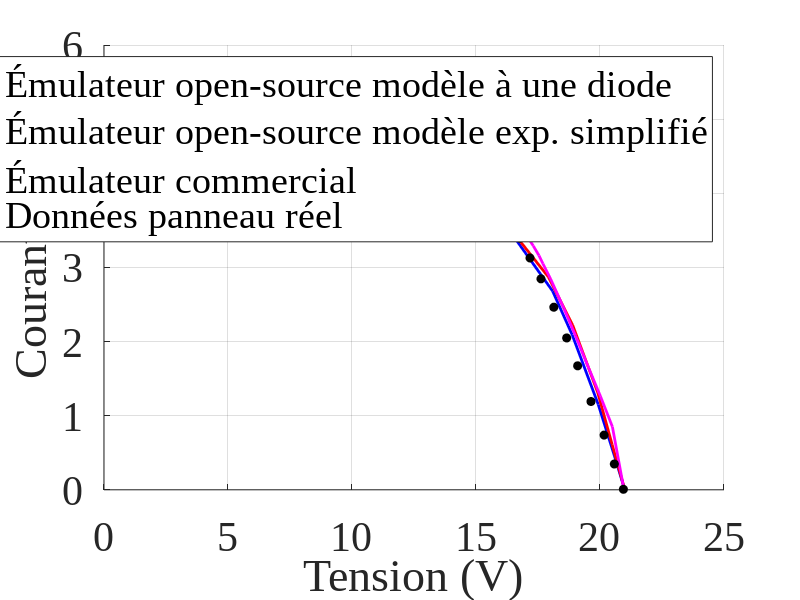

Write MATLAB code to recreate this figure.
% Script MATLAB : comparaison des 3 courbes + points expérimentaux
clear; clc; close all

%% 1) Affichage des trois courbes + points expérimentaux
figure('Color','w','Position',[100 100 900 500]);
hold on; grid on;

% % Émulateur complet
% V_complet = [
%     0
%     13.13;
%     18.31;
%     20.56;
%     21.88;
%     22.68;
%     23.52;
%     24.61;
%     25.46;
%     26.1;
%     26.69;
%     27.24;
%     27.52;
%     27.75;
%     28.18;
% 
%    ];
% 
% I_complet = [
%     4.12;
%     4.03;
%     3.96;
%     3.87;
%     3.72;
%     3.63;
%     3.38;
%     3;
%     2.7;
%     2.19;
%     1.72;
%     0.99;
%     0.59;
%     0.26;
%     0;
% ];

% % Émulateur complet - KC85TS
% V_complete = [
%     0
%     13.20;
%     14.49;
%     15.37;
%     16.52;
%     17.29;
%     18.48;
%     19.51;
%     20.11;
%     20.73;
%     21.23;
%     21.55
%     21.7
% ];
% 
% I_complete = [
%     5.34
%     5.33;
%     5.31;
%     5.28;
%     5.15;
%     5.04;
%     4.29;
%     3.60;
%     2.77;
%     1.85;
%     0.89;
%     0.29
%     0
% ];

% Émulateur complet - Uni‑Solar ES‑62T (S = 1000 W/m^2 et T = 25°C)
V_complete = [
    0
    11.90;
    12.39;
    13.38;
    14.47;
    15.04;
    16.60;
    18.09;
    18.88;
    19.93;
    20.58;
    21;
];

I_complete = [
    5.1;
    4.62;
    4.56;
    4.44;
    4.21;
    4.08;
    3.38;
    2.68;
    2.09;
    1.15;
    0.46;
    0;
];



h1 = plot(V_complete,  I_complete,   '-b',  'LineWidth',2);     
% % Émulateur simple 
% V_simple = [
%     0
%     15.59;
%     17.23;
%     18.55;
%     19.60;
%     20.42;
%     21.61;
%     22.88;
%     24.18;
%     25.40;
%     26.10;
%     26.69;
%     27.49;
%     27.97
%     28.18;
% ];
% 
% I_simple = [
%     4.12;
%     4.08;
%     4.06;
%     4.03;
%     3.98;
%     3.94;
%     3.80;
%     3.63;
%     3.18;
%     2.76;
%     2.27;
%     1.84;
%     0.87;
%     0.26;
%     0;
% ];

% % Émulateur simple - KC85TS
% V_simple = [
%     0
%     13.24;
%     14.25;
%     15.19;
%     15.95;
%     17.23;
%     18.29;
%     19.49;
%     20.09;
%     20.62;
%     21.11;
%     21.58
%     21.7
% ];
% 
% I_simple = [
%     5.34
%     5.31;
%     5.29;
%     5.26;
%     5.20;
%     5.04;
%     4.61;
%     4.06;
%     3.36;
%     2.71;
%     1.48;
%     0.29
%     0
% ];

% Émulateur simple -Uni‑Solar ES‑62T (S = 1000 W/m^2 et T = 25°C)
V_simple = [
    0;
    10.14;
    11.60;
    12.88;
    14.14;
    14.96;
    16.69;
    17.92;
    18.90;
    19.91;
    20.49;
    21;
];

I_simple = [
    5.1;
    4.81;
    4.69;
    4.53;
    4.29;
    4.11;
    3.39;
    2.87;
    2.22;
    1.31;
    0.61;
    0;
];


h2 = plot(V_simple, I_simple, '-r', 'LineWidth',2);  % plot modèle exponentielle simple

% % Émulateur commercial
% V_commercial = [
%     0;
%     1.43;
%     4.82;
%     9.5;
%     15.9;
%     18.72;
%     19.9;
%     20.51;
%     22.06;
%     23.07;
%     23.95;
%     24.58;
%     24.79;
%     25.39;
%     25.90;
%     26.43;
%     27.00;
%     27.57;
%     28.09;
%     28.18;
%    ];
% 
% I_commercial = [
%     4.12;
%     4.11;
%     4.09;
%     4.05;
%     3.97;
%     3.89;
%     3.85;
%     3.83;
%     3.73;
%     3.61;
%     3.37;
%     2.96;
%     2.79;
%     2.3;
%     1.87;
%     1.44;
%     0.97;
%     0.5;
%     0.07;
%     0;
% 
% ];

% Émulateur commercial - Uni‑Solar ES‑62T (S = 1000 W/m^2 et T = 25°C)
V_commercial = [
    0;
    3.05;
    5.95;
    7.42;
    10.72;
    11.25;
    12.2;
    12.93;
    13.54;
    14.22;
    14.28;
    14.6;
    14.9;
    15.08;
    15.31;
    15.63;
    15.84;
    16.05;
    16.26;
    16.46;
    16.71;
    17.02;
    17.31;
    17.54;
    17.7;
    18;
    18.54;
    19.01;
    19.56;
    20.02;
    20.5;
    20.94;
    21;
];

I_commercial = [
    5.1;
    5.00;
    4.90;
    4.83;
    4.62;
    4.64;
    4.49;
    4.40;
    4.32;
    4.22;
    4.21;
    4.18;
    4.10;
    4.06;
    4.02;
    3.95;
    3.88;
    3.81;
    3.75;
    3.69;
    3.58;
    3.44;
    3.29;
    3.16;
    3.049;
    2.85;
    2.45;
    2.08;
    1.63;
    1.26;
    0.85;
    0.05;
    0;
];


h3 = plot(V_commercial, I_commercial, '-m', 'LineWidth', 2);  % plot émulateur commercial

% % Données panneau réel
% tension_orig = [
%     4.440892098500626e-16;
%     2.748058671268336;
%     4.726056945642801;
%     6.688955996548755;
%     8.531061259706648;
%     10.388265746333053;
%     12.215271786022441;
%     14.057377049180333;
%     15.89948231233823;
%     17.726488352027623;
%     19.432700603968943;
%     21.25970664365834;
%     22.81492666091458;
%     24.21915444348578;
%     25.351596203623835;
%     26.197152717860224;
%     26.77092320966351;
%     27.32959447799829;
%     27.722174288179477;
%     28.175150992234713
% ];
% 
% courant_orig = [
%     4.124478442280946;
%     4.118219749652294;
%     4.118219749652295;
%     4.124478442280946;
%     4.118219749652294;
%     4.118219749652294;
%     4.055632823365785;
%     4.055632823365784;
%     3.9993045897079256;
%     3.9993045897079265;
%     3.9993045897079256;
%     3.880389429763558;
%     3.6488178025034763;
%     3.235744089012516;
%     2.7162726008344906;
%     2.1842837273991638;
%     1.6648122392211393;
%     1.0764951321279526;
%     0.4819193324061164;
%     0.006258692628648532
% ];

% % Données panneau réel - KC85TS
% 
% V_pannel = [
%     0.022348;
%     2.805293;
%     5.094829;
%     6.772498;
%     8.805455;
%     10.463411;
%     12.397684;
%     14.430690;
%     15.378120;
%     16.029497;
%     16.384810;
%     16.661175;
%     16.878341;
%     17.075832;
%     17.253636;
%     17.470986;
%     17.629138;
%     17.886134;
%     18.103669;
%     18.341001;
%     18.736670;
%     18.875183;
%     19.112663;
%     19.271036;
%     19.429519;
%     19.607825;
%     19.805966;
%     20.004082;
%     20.261777;
%     20.400719;
%     20.777558;
%     21.115022;
%     21.333500;
%     21.472663;
%     21.611790
% ];
% 
% I_pannel = [
%     5.206208;
%     5.190956;
%     5.172038;
%     5.160649;
%     5.141763;
%     5.122924;
%     5.104050;
%     5.070257;
%     5.051506;
%     5.032791;
%     5.017840;
%     5.002899;
%     4.984239;
%     4.946947;
%     4.894751;
%     4.820190;
%     4.741909;
%     4.615169;
%     4.484708;
%     4.335610;
%     4.052331;
%     3.944239;
%     3.750421;
%     3.605059;
%     3.426158;
%     3.221167;
%     2.986360;
%     2.759006;
%     2.419843;
%     2.181317;
%     1.622264;
%     1.033402;
%     0.615983;
%     0.310376;
%     0.015949
% ];

% Données panneau réel - Uni‑Solar ES‑62T (S = 1000 W/m^2 et T = 25°C)
V_pannel = [
    0.02882096069869089;
    0.8934497816593896;
    1.9021834061135388;
    2.786026200873363;
    3.881222707423584;
    5.0340611353711795;
    6.052401746724891;
    7.041921397379914;
    7.9930131004366824;
    9.14585152838428;
    10.231441048034936;
    11.211353711790395;
    11.845414847161571;
    12.546724890829696;
    13.103930131004367;
    13.584279475982532;
    14.083842794759827;
    14.535371179039304;
    14.929257641921398;
    15.265502183406111;
    15.668995633187771;
    16.034061135371175;
    16.379912663755455;
    16.764192139737993;
    17.177292576419212;
    17.619213973799127;
    18.137991266375543;
    18.656768558951967;
    19.09868995633188;
    19.636681222707423;
    20.165065502183403;
    20.57816593886463;
    20.943231441048034
];

I_pannel = [
    5.0629729729729736;
    5.027837837837839;
    4.98918918918919;
    4.954054054054055;
    4.908378378378379;
    4.862702702702704;
    4.8205405405405415;
    4.781891891891893;
    4.72918918918919;
    4.672972972972974;
    4.616756756756757;
    4.567567567567568;
    4.532432432432433;
    4.4972972972972975;
    4.448108108108109;
    4.391891891891893;
    4.32864864864865;
    4.247837837837839;
    4.152972972972973;
    4.058108108108109;
    3.921081081081082;
    3.7735135135135143;
    3.5978378378378384;
    3.3940540540540547;
    3.1270270270270273;
    2.8459459459459464;
    2.4629729729729735;
    2.0483783783783784;
    1.6724324324324327;
    1.191081081081081;
    0.7378378378378381;
    0.3478378378378384;
    0.007027027027026733
];

h4 = plot(V_pannel, I_pannel, 'ko', ...      % plot données panneau réel
          'MarkerSize',6, 'MarkerFaceColor','k');

xlabel('Tension (V)', 'FontSize', 30);
ylabel('Courant (A)', 'FontSize', 30); 
legend([h1 h2 h3 h4], ...
       {'Émulateur open-source modèle à une diode', 'Émulateur open-source modèle exp. simplifié', 'Émulateur commercial', 'Données panneau réel'}, ...
       'Location','best');

% Configurations de police pour les graduations des axes
set(gca, 'FontSize', 30); % Adjusted font size based on your image


% Apply Times New Roman font to all text elements
set(findall(gcf, '-property','FontName'),'FontName','Times New Roman');
set(findall(gca, '-property','FontName'),'FontName','Times New Roman');

hold off; % Relâcher le tracé
